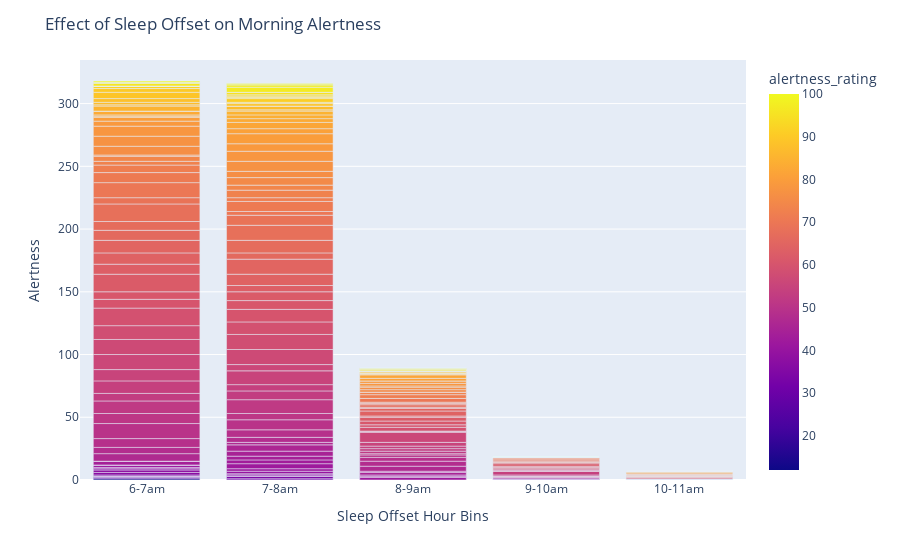

Notebook source saved alongside this figure:
### Code cell
'''This plot shows the alertness rating wrt when a person wakes up,
 that is the Sleep Offset time. In this plot we can see People who wake early 
 have high alertness rating as compared to the people who wake up late'''

# create sample data
# create bins for sleep offset hours
bins = [6,7, 8, 9, 10, 11]
labels = ['6-7am','7-8am','8-9am', '9-10am', '10-11am']
merged_df['sleep_offset_bins'] = pd.cut(merged_df['sleep_offset'], bins=bins, labels=labels)

# group data by sleep offset bin and alertness rating
grouped_df = merged_df.groupby(['sleep_offset_bins', 'alertness_rating']).size().reset_index(name='count')

# create a stacked bar chart with alertness rating on the y-axis and sleep offset bin on the x-axis
fig = px.bar(grouped_df, x='sleep_offset_bins', y='count', color='alertness_rating', barmode='stack')

# set plot labels and layout
fig.update_layout(
    title='Effect of Sleep Offset on Morning Alertness',
    xaxis_title='Sleep Offset Hour Bins',
    yaxis_title='Alertness',
    legend_title='Alertness Rating'
)

# show plot
fig.show()

### Figure 1 — Plotly figure (JSON) as saved in the notebook; plotly's stock layout.template omitted (floating-point values rounded to 4 significant figures; data arrays with more than 128 entries replaced by an {"elided": "..."} marker saying what was removed)
{"data": [{"alignmentgroup": "True", "hovertemplate": "sleep_offset_bins=%{x}<br>count=%{y}<br>alertness_rating=%{marker.color}<extra></extra>", "legendgroup": "", "marker": {"color": {"elided": "350 int values"}, "coloraxis": "coloraxis", "pattern": {"shape": ""}}, "name": "", "offsetgroup": "", "orientation": "v", "showlegend": false, "textposition": "auto", "type": "bar", "x": {"elided": "350 str values"}, "xaxis": "x", "y": {"elided": "350 int values"}, "yaxis": "y"}], "layout": {"barmode": "stack", "coloraxis": {"colorbar": {"title": {"text": "alertness_rating"}}, "colorscale": [[0, "#0d0887"], [0.1111, "#46039f"], [0.2222, "#7201a8"], [0.3333, "#9c179e"], [0.4444, "#bd3786"], [0.5556, "#d8576b"], [0.6667, "#ed7953"], [0.7778, "#fb9f3a"], [0.8889, "#fdca26"], [1, "#f0f921"]]}, "legend": {"title": {"text": "Alertness Rating"}, "tracegroupgap": 0}, "margin": {"t": 60}, "title": {"text": "Effect of Sleep Offset on Morning Alertness"}, "xaxis": {"anchor": "y", "domain": [0, 1], "title": {"text": "Sleep Offset Hour Bins"}}, "yaxis": {"anchor": "x", "domain": [0, 1], "title": {"text": "Alertness"}}}}
